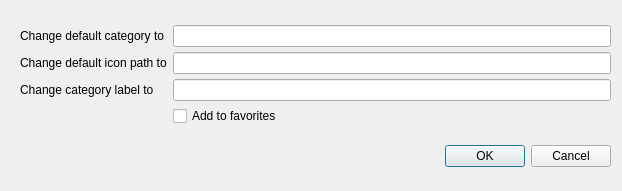
<?xml version="1.0" encoding="UTF-8"?>
<ui version="4.0">
 <class>ItemProperties</class>
 <widget class="QDialog" name="ItemProperties">
  <property name="geometry">
   <rect>
    <x>0</x>
    <y>0</y>
    <width>622</width>
    <height>191</height>
   </rect>
  </property>
  <property name="windowTitle">
   <string>Properties</string>
  </property>
  <widget class="QDialogButtonBox" name="buttonBox">
   <property name="geometry">
    <rect>
     <x>270</x>
     <y>140</y>
     <width>341</width>
     <height>32</height>
    </rect>
   </property>
   <property name="orientation">
    <enum>Qt::Horizontal</enum>
   </property>
   <property name="standardButtons">
    <set>QDialogButtonBox::Cancel|QDialogButtonBox::Ok</set>
   </property>
  </widget>
  <widget class="QWidget" name="gridLayoutWidget">
   <property name="geometry">
    <rect>
     <x>20</x>
     <y>20</y>
     <width>591</width>
     <height>113</height>
    </rect>
   </property>
   <layout class="QGridLayout" name="gridLayout">
    <property name="sizeConstraint">
     <enum>QLayout::SetDefaultConstraint</enum>
    </property>
    <property name="verticalSpacing">
     <number>0</number>
    </property>
    <item row="0" column="1">
     <widget class="QLineEdit" name="editCategory">
      <property name="accessibleDescription">
       <string/>
      </property>
      <property name="text">
       <string/>
      </property>
      <property name="placeholderText">
       <string/>
      </property>
     </widget>
    </item>
    <item row="0" column="0">
     <widget class="QLabel" name="labCategory">
      <property name="text">
       <string>Change default category to</string>
      </property>
     </widget>
    </item>
    <item row="1" column="0">
     <widget class="QLabel" name="labIconPath">
      <property name="text">
       <string>Change default icon path to</string>
      </property>
     </widget>
    </item>
    <item row="1" column="1">
     <widget class="QLineEdit" name="editIconPath"/>
    </item>
    <item row="3" column="1">
     <widget class="QCheckBox" name="checkBoxFavorites">
      <property name="text">
       <string>Add to favorites</string>
      </property>
     </widget>
    </item>
    <item row="2" column="0">
     <widget class="QLabel" name="labCategoryTitle">
      <property name="text">
       <string>Change category label to</string>
      </property>
     </widget>
    </item>
    <item row="2" column="1">
     <widget class="QLineEdit" name="editCategoryTitle"/>
    </item>
   </layout>
  </widget>
 </widget>
 <resources/>
 <connections>
  <connection>
   <sender>buttonBox</sender>
   <signal>accepted()</signal>
   <receiver>ItemProperties</receiver>
   <slot>accept()</slot>
   <hints>
    <hint type="sourcelabel">
     <x>248</x>
     <y>254</y>
    </hint>
    <hint type="destinationlabel">
     <x>157</x>
     <y>274</y>
    </hint>
   </hints>
  </connection>
  <connection>
   <sender>buttonBox</sender>
   <signal>rejected()</signal>
   <receiver>ItemProperties</receiver>
   <slot>reject()</slot>
   <hints>
    <hint type="sourcelabel">
     <x>316</x>
     <y>260</y>
    </hint>
    <hint type="destinationlabel">
     <x>286</x>
     <y>274</y>
    </hint>
   </hints>
  </connection>
 </connections>
</ui>
